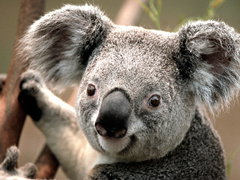
#> input picture Regression/Koala.jpg, 240 x 180 px, found by its file name
$ python svd.py
#> lines starting #> are read from the running program, lines starting #| are printed output that depends on the picture
# -*- coding:utf-8 -*-

import os
import numpy as np
import matplotlib.pyplot as plt
import matplotlib as cm
from mpl_toolkits.mplot3d import Axes3D
import math
from PIL import Image

path_url = os.getcwd()

def rebuild(U, Sigma, V, num):
    lenth = len(U)
    width = len(V[0])
    pic = np.zeros((lenth, width))
    for k in range(num):
        for kk in range(lenth):
            pic[kk] += Sigma[k] * U[kk][k] * V[k]
    return pic.astype('uint8')

if __name__ == "__main__":

    # [12 lines of commented-out code are left out]
    img = Image.open(path_url + '\Koala.jpg')
#> img is the input picture: PIL image 240x180 RGB; mean R, G, B 125.3, 114.7, 101.7
    plt.figure("koala")
    plt.imshow(img)

    #转化为灰度
    gray = img.convert('L')
    plt.figure("gray")
    plt.show(gray)

    U,Sigma,V = np.linalg.svd(gray, full_matrices=False)
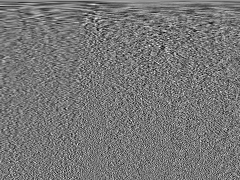
#> V: shape (180, 240) float64; min -0.259, max 0.297, mean 0.000369; drawn with min black and max white
#> Sigma = 180 values, max 24875.4 at index 0, min 10.64 at index 179, mean 516.7
    for num in range(0, 200, 20):
        b = rebuild(U,Sigma,V,num)
        Image.fromarray(b).save(path_url + '\svd' + str(num) + '.jpg')

    #分离三通道
    r,g,b=img.split()
#> b: PIL image 240x180 L
    U1,Sigma1,V1 = np.linalg.svd(r,full_matrices=False)
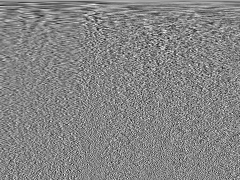
#> V1: shape (180, 240) float64; min -0.296, max 0.272, mean 0.000381; drawn with min black and max white
#> Sigma1 = 180 values, max 26686.5 at index 0, min 11.98 at index 179, mean 534.9
    U2,Sigma2,V2 = np.linalg.svd(g,full_matrices=False)
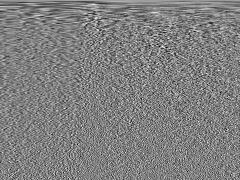
#> V2: shape (180, 240) float64; min -0.286, max 0.283, mean 0.00035; drawn with min black and max white
#> Sigma2 = 180 values, max 24536.8 at index 0, min 10.46 at index 179, mean 513.2
    U3,Sigma3,V3 = np.linalg.svd(b,full_matrices=False)
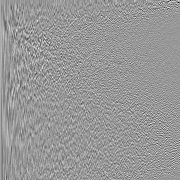
#> U3: shape (180, 180) float64; min -0.621, max 0.421, mean 0.000369; drawn with min black and max white
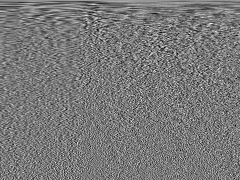
#> V3: shape (180, 240) float64; min -0.264, max 0.291, mean 0.000293; drawn with min black and max white
#> Sigma3 = 180 values, max 21980 at index 0, min 10.16 at index 179, mean 497.8
    for num in range(0,200,20):
        r1 = rebuild(U1,Sigma1,V1,num)
        g1 = rebuild(U2,Sigma2,V2,num)
        b1 = rebuild(U3,Sigma3,V3,num)
        I = np.stack((r1,g1,b1),2)
        Image.fromarray(I).save(path_url + '\svdrgb' + str(num) + '.jpg')
#> this loop made 10 passes
#> pass 2, `r1 = rebuild(U1,Sigma1,V1,num)`:
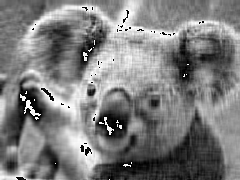
#> r1: shape (180, 240); min 0, max 255, mean 124.9
#> pass 2, `b1 = rebuild(U3,Sigma3,V3,num)`:
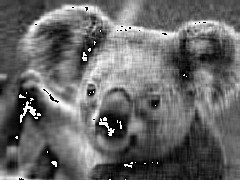
#> b1: shape (180, 240); min 0, max 255, mean 103
